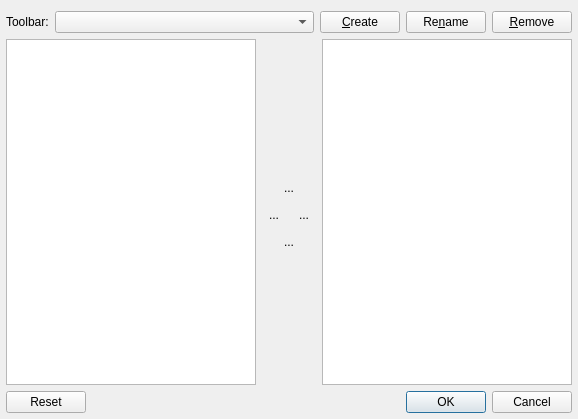
<?xml version="1.0" encoding="UTF-8"?>
<ui version="4.0">
 <class>QSUiToolBarEditor</class>
 <widget class="QDialog" name="QSUiToolBarEditor">
  <property name="geometry">
   <rect>
    <x>0</x>
    <y>0</y>
    <width>578</width>
    <height>419</height>
   </rect>
  </property>
  <property name="windowTitle">
   <string>ToolBar Editor</string>
  </property>
  <layout class="QGridLayout" name="gridLayout_2">
   <property name="leftMargin">
    <number>6</number>
   </property>
   <property name="rightMargin">
    <number>6</number>
   </property>
   <property name="bottomMargin">
    <number>6</number>
   </property>
   <item row="1" column="2" rowspan="3">
    <widget class="QListWidget" name="activeActionsListWidget">
     <property name="editTriggers">
      <set>QAbstractItemView::NoEditTriggers</set>
     </property>
     <property name="dragEnabled">
      <bool>true</bool>
     </property>
     <property name="dragDropOverwriteMode">
      <bool>false</bool>
     </property>
     <property name="dragDropMode">
      <enum>QAbstractItemView::DragDrop</enum>
     </property>
     <property name="defaultDropAction">
      <enum>Qt::MoveAction</enum>
     </property>
     <property name="alternatingRowColors">
      <bool>true</bool>
     </property>
     <property name="iconSize">
      <size>
       <width>16</width>
       <height>16</height>
      </size>
     </property>
     <property name="movement">
      <enum>QListView::Free</enum>
     </property>
    </widget>
   </item>
   <item row="4" column="0" colspan="3">
    <layout class="QHBoxLayout" name="horizontalLayout">
     <item>
      <widget class="QPushButton" name="resetPushButton">
       <property name="text">
        <string>Reset</string>
       </property>
      </widget>
     </item>
     <item>
      <widget class="QDialogButtonBox" name="buttonBox">
       <property name="orientation">
        <enum>Qt::Horizontal</enum>
       </property>
       <property name="standardButtons">
        <set>QDialogButtonBox::Cancel|QDialogButtonBox::Ok</set>
       </property>
      </widget>
     </item>
    </layout>
   </item>
   <item row="1" column="0" rowspan="3">
    <widget class="QListWidget" name="actionsListWidget">
     <property name="editTriggers">
      <set>QAbstractItemView::NoEditTriggers</set>
     </property>
     <property name="showDropIndicator" stdset="0">
      <bool>false</bool>
     </property>
     <property name="dragEnabled">
      <bool>true</bool>
     </property>
     <property name="dragDropMode">
      <enum>QAbstractItemView::DragDrop</enum>
     </property>
     <property name="defaultDropAction">
      <enum>Qt::MoveAction</enum>
     </property>
     <property name="alternatingRowColors">
      <bool>true</bool>
     </property>
     <property name="iconSize">
      <size>
       <width>16</width>
       <height>16</height>
      </size>
     </property>
     <property name="movement">
      <enum>QListView::Free</enum>
     </property>
    </widget>
   </item>
   <item row="2" column="1">
    <layout class="QGridLayout" name="gridLayout">
     <item row="0" column="0" colspan="2">
      <widget class="QToolButton" name="upToolButton">
       <property name="sizePolicy">
        <sizepolicy hsizetype="Preferred" vsizetype="Fixed">
         <horstretch>0</horstretch>
         <verstretch>0</verstretch>
        </sizepolicy>
       </property>
       <property name="text">
        <string notr="true">...</string>
       </property>
       <property name="autoRaise">
        <bool>true</bool>
       </property>
      </widget>
     </item>
     <item row="1" column="0">
      <widget class="QToolButton" name="removeToolButton">
       <property name="text">
        <string notr="true">...</string>
       </property>
       <property name="autoRaise">
        <bool>true</bool>
       </property>
      </widget>
     </item>
     <item row="1" column="1">
      <widget class="QToolButton" name="addToolButton">
       <property name="text">
        <string notr="true">...</string>
       </property>
       <property name="autoRaise">
        <bool>true</bool>
       </property>
      </widget>
     </item>
     <item row="2" column="0" colspan="2">
      <widget class="QToolButton" name="downToolButton">
       <property name="sizePolicy">
        <sizepolicy hsizetype="Preferred" vsizetype="Fixed">
         <horstretch>0</horstretch>
         <verstretch>0</verstretch>
        </sizepolicy>
       </property>
       <property name="text">
        <string notr="true">...</string>
       </property>
       <property name="autoRaise">
        <bool>true</bool>
       </property>
      </widget>
     </item>
    </layout>
   </item>
   <item row="3" column="1">
    <spacer name="verticalSpacer_2">
     <property name="orientation">
      <enum>Qt::Vertical</enum>
     </property>
     <property name="sizeHint" stdset="0">
      <size>
       <width>20</width>
       <height>137</height>
      </size>
     </property>
    </spacer>
   </item>
   <item row="1" column="1">
    <spacer name="verticalSpacer">
     <property name="orientation">
      <enum>Qt::Vertical</enum>
     </property>
     <property name="sizeHint" stdset="0">
      <size>
       <width>20</width>
       <height>137</height>
      </size>
     </property>
    </spacer>
   </item>
   <item row="0" column="0" colspan="3">
    <layout class="QHBoxLayout" name="horizontalLayout_2">
     <property name="spacing">
      <number>6</number>
     </property>
     <item>
      <widget class="QLabel" name="label">
       <property name="text">
        <string>Toolbar:</string>
       </property>
      </widget>
     </item>
     <item>
      <widget class="QComboBox" name="toolbarNameComboBox">
       <property name="sizePolicy">
        <sizepolicy hsizetype="Expanding" vsizetype="Fixed">
         <horstretch>0</horstretch>
         <verstretch>0</verstretch>
        </sizepolicy>
       </property>
      </widget>
     </item>
     <item>
      <widget class="QPushButton" name="createButton">
       <property name="sizePolicy">
        <sizepolicy hsizetype="Preferred" vsizetype="Fixed">
         <horstretch>0</horstretch>
         <verstretch>0</verstretch>
        </sizepolicy>
       </property>
       <property name="text">
        <string>&amp;Create</string>
       </property>
       <property name="flat">
        <bool>false</bool>
       </property>
      </widget>
     </item>
     <item>
      <widget class="QPushButton" name="renameButton">
       <property name="sizePolicy">
        <sizepolicy hsizetype="Preferred" vsizetype="Fixed">
         <horstretch>0</horstretch>
         <verstretch>0</verstretch>
        </sizepolicy>
       </property>
       <property name="text">
        <string>Re&amp;name</string>
       </property>
       <property name="flat">
        <bool>false</bool>
       </property>
      </widget>
     </item>
     <item>
      <widget class="QPushButton" name="removeButton">
       <property name="sizePolicy">
        <sizepolicy hsizetype="Preferred" vsizetype="Fixed">
         <horstretch>0</horstretch>
         <verstretch>0</verstretch>
        </sizepolicy>
       </property>
       <property name="text">
        <string>&amp;Remove</string>
       </property>
       <property name="flat">
        <bool>false</bool>
       </property>
      </widget>
     </item>
    </layout>
   </item>
  </layout>
 </widget>
 <resources/>
 <connections>
  <connection>
   <sender>buttonBox</sender>
   <signal>accepted()</signal>
   <receiver>QSUiToolBarEditor</receiver>
   <slot>accept()</slot>
   <hints>
    <hint type="sourcelabel">
     <x>248</x>
     <y>254</y>
    </hint>
    <hint type="destinationlabel">
     <x>157</x>
     <y>274</y>
    </hint>
   </hints>
  </connection>
  <connection>
   <sender>buttonBox</sender>
   <signal>rejected()</signal>
   <receiver>QSUiToolBarEditor</receiver>
   <slot>reject()</slot>
   <hints>
    <hint type="sourcelabel">
     <x>316</x>
     <y>260</y>
    </hint>
    <hint type="destinationlabel">
     <x>286</x>
     <y>274</y>
    </hint>
   </hints>
  </connection>
 </connections>
</ui>
